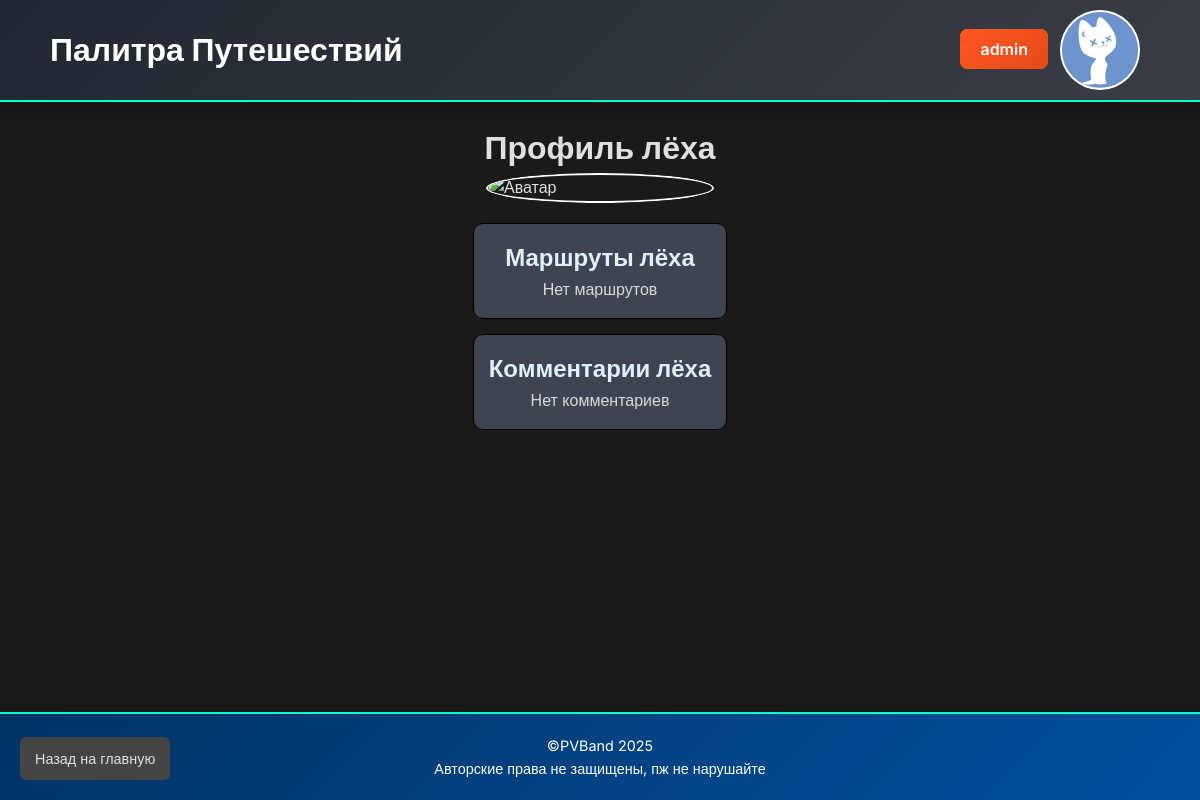
The app's page /user/2 (signed in), older data.
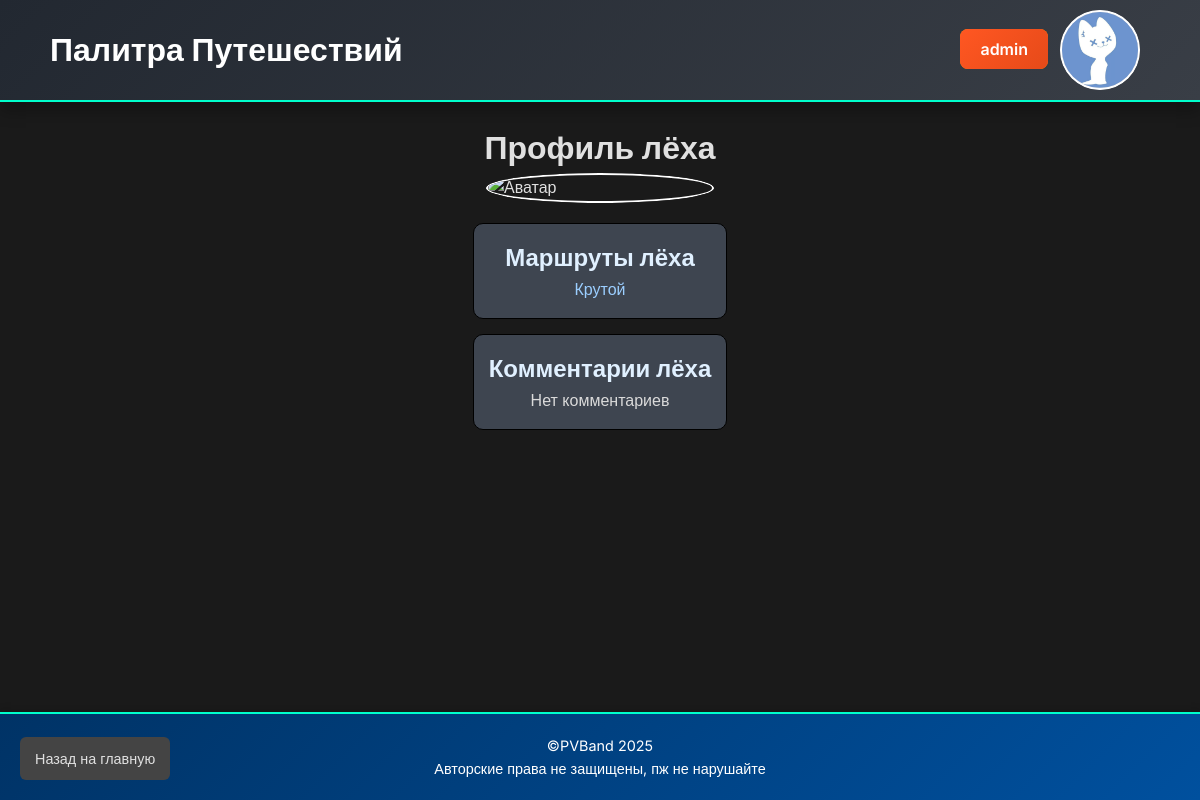
The same page, newer data.
### app.py (models this page shows, shortened)
class User(db.Model, UserMixin):
    id = db.Column(db.Integer, primary_key=True)
    username = db.Column(db.String(50), unique=True, nullable=False)
    password = db.Column(db.String(200), nullable=False)
    avatar_url = db.Column(db.String(300))
    is_moderator = db.Column(db.Boolean, default=False)
    is_admin = db.Column(db.Boolean, default=False)

class Route(db.Model):
    __tablename__ = 'route'
    id = db.Column(db.Integer, primary_key=True)
    title = db.Column(db.String(100), nullable=False)
    description = db.Column(db.Text)
    is_private = db.Column(db.Boolean, default=False)
    moderated = db.Column(db.Boolean, default=False)
    user_id = db.Column(db.Integer, db.ForeignKey('user.id'))
    photos = db.relationship('Photo', backref='route', lazy=True)
    comments = db.relationship('Comment', backref='route', lazy=True)
    changes = db.relationship('ChangeHistory', backref='route', lazy=True)
    landmarks = db.relationship('Landmark', backref='route', lazy=True)
    points = db.Column(db.Text, nullable=True)
    allMarkers = db.Column(db.Text, nullable=True)
    ratings = db.relationship('Rating', backref='route', lazy='dynamic')

### app.py (the view)
@app.route('/user/<int:user_id>')
@login_required
def user_profile(user_id):
    user = User.query.get_or_404(user_id)
    comments = Comment.query.filter_by(user_id=user.id).all()
    routes = Route.query.filter_by(user_id=user.id).all()
    return render_template('user_profile.html', user=user, comments=comments, routes=routes)

### app.py (called while the page is built)
@login_manager.user_loader
def load_user(user_id):
    return User.query.get(int(user_id))

### templates/user_profile.html (shortened to what this page needs)
<!DOCTYPE html>
<html lang="ru">
<head>
  <link rel="stylesheet" href="{{ url_for('static', filename='css/styles.css') }}">
  <link rel="stylesheet" href="{{ url_for('static', filename='css/user_profile.css') }}">
</head>
<body>
  <header>
    {% if current_user.is_authenticated and current_user.id == user.id %}
    <div class="header-container">
      <div class="site-title">
        <h1>Палитра Путешествий</h1>
      </div>
      <div class="user-actions">
          <div class="user-info">
            <div class="user-details">
              <a class="profile-link" href="{{ url_for('index') }}">На главную</a>
            </div>
          </div>
      </div>
    </div>
    {% else %}
    <div class="header-container">
      <div class="site-title">
        <h1>Палитра Путешествий</h1>
      </div>
      <div class="user-actions">
        {% if current_user.is_authenticated %}
          <div class="user-info">
            <div class="user-details">
              <a class="profile-link" href="{{ url_for('user_profile', user_id=current_user.id) }}">{{ current_user.username }}</a>
            </div>
            <div class="avatar">
              {% if current_user.avatar_url %}
                <img src="{{ current_user.avatar_url }}" alt="Аватар">
              {% else %}
                <img src="{{ url_for('static', filename='images/default-avatar.png') }}" alt="Аватар">
              {% endif %}
            </div>
          </div>
        {% else %}
          <a class="login-btn" href="{{ url_for('login') }}">Войти</a>
        {% endif %}
      </div>
    </div>
    {%endif%}
  </header>
  <main>
    <div style="text-align: center;">
      {% if current_user.is_authenticated and current_user.id == user.id %}
      <h1>Мой профиль</h1>
      {% else %}
      <h1>Профиль {{user.username}}</h1>
      {%endif%}
    </div>
      {% if current_user.is_authenticated and current_user.id == user.id %}
      <div class="avatar" id="avatar-container-profile">
          {% if user.avatar_url %}
            <img src="{{ user.avatar_url }}" alt="Аватар">
          {% else %}
            <img src="{{ url_for('static', filename='images/default-avatar.png') }}" alt="Аватар">
          {% endif %}
        </div>
        <form id="avatar-upload-form" action="{{ url_for('upload_avatar') }}" method="POST" enctype="multipart/form-data" class="upload-form">
          <input type="file" name="avatar" id="avatar-input" accept="image/*">
        </form>
      {% else %}
        <div class="avatar" id="avatar-container-profile">
          {% if user.avatar_url %}
            <img src="{{ user.avatar_url }}" alt="Аватар">
          {% else %}
            <img src="{{ url_for('static', filename='images/default-avatar.png') }}" alt="Аватар">
          {% endif %}
        </div>
      {% endif %}
    <div class="profile-section">
      {% if current_user.is_authenticated and current_user.id == user.id %}
      <h2>Мои маршруты</h2>
      {% else %}
      <h2>Маршруты {{user.username}}</h2>
      {%endif%}
      {% if routes %}
        <ul>
          {% for route in routes %}
            <li>
              <a href="{{ url_for('view_route', route_id=route.id) }}">{{ route.title }}</a>
            </li>
          {% endfor %}
        </ul>
      {% else %}
        <p>Нет маршрутов</p>
      {% endif %}
    </div>
    <div class="profile-section">
      {% if current_user.is_authenticated and current_user.id == user.id %}
      <h2>Мои комментарии</h2>
      {% else %}
      <h2>Комментарии {{user.username}}</h2>
      {%endif%}
      {% if comments %}
        <ul>
          {% for comment in comments %}
          <div class="comment">
            <p>{{ comment.text }}</p>
            <small>Оставлен для маршрута:
              <a href="/route/{{ comment.route.id }}">
                {{ comment.route.title }}
              </a> ({{ comment.created_at }})
            </small>
          </div>
          {% endfor %}
        </ul>
      {% else %}
        <p>Нет комментариев</p>
      {% endif %}
    </div>
    <a class="back btn" href="{{ url_for('index') }}">Назад на главную</a>
  </main>
  <footer>
    <p>&copy;PVBand {{ current_year if current_year is defined else 2025 }} </p>
    <p>Авторские права не защищены, пж не нарушайте</p>
  </footer>
</body>
</html>

### static/css/styles.css (style rules this page uses)
* { margin: 0; padding: 0; box-sizing: border-box; }
html { height: 100%; }
body { height: 100%; display: flex; flex-direction: column; font-family: 'Inter', sans-serif; background: #1a1a1a; color: #e0e0e0; line-height: 1.6; }
header { background: linear-gradient(135deg, #222831, #393e46); color: #fff; padding: 10px 0; box-shadow: 0 8px 16px rgba(0, 0, 0, 0.3); border-bottom: 2px solid #00ffcc; }
.user-info { display: flex; justify-content: flex-start; align-items: center; gap: 12px; }
.header-container { display: flex; justify-content: space-between; align-items: center; max-width: 1100px; margin: 0 auto; }
.site-title { display: flex; justify-content: flex-start; align-items: center; gap: 12px; }
.create-route-btn, .profile-link, .login-btn, .admin-btn { background: linear-gradient(135deg, #ff5722, #e64a19); color: #fff; padding: 10px 20px; border-radius: 8px; text-decoration: none; font-weight: 600; transition: background 0.3s, transform 0.3s, box-shadow 0.3s; }
footer p { color: #ffffff; font-size: 0.9em; }
.profile-link, .login-btn { background-color: #ff8c00; color: #fff; padding: 10px 20px; border-radius: 8px; text-decoration: none; font-weight: 600; transition: background-color 0.2s, transform 0.2s, box-shadow 0.2s; }
.avatar img { width: 50px; height: 50px; border-radius: 50%; object-fit: cover; border: 2px solid #fff; transition: transform 0.2s; }
.avatar#avatar-container-profile { width: 228px; height: auto; background: none !important; margin: auto; display: flex; justify-content: center; margin-bottom: 20px ; }
main { max-width: 1200px; margin: 20px auto; padding: 0 15px; flex: 1; }
.btn { display: inline-block; background-color: #228b22; color: #fff; border: none; padding: 8px 12px; border-radius: 8px; margin: 5px; cursor: pointer; font-size: 0.9em; transition: background-color 0.2s, transform 0.2s, box-shadow 0.2s; }
footer { background: linear-gradient(135deg, #003366, #00509e); color: #fff; text-align: center; padding: 20px; margin-top: auto; box-shadow: 0 -4px 6px rgba(0, 0, 0, 0.1); border-top: 2px solid #00ffcc; }
.profile-section { background: #3e4550 !important; margin: auto; text-align: center; border-color: #000000 !important; border-radius: 10px; }
.profile-section h2 { color: #e0f0ff; }
.profile-section a { color: #9bceff; }
.profile-section p { color: #dadada; }
.profile-section ul { list-style: none; }
.back.btn { position: fixed; bottom: 15px; left: 15px; background: #444; color: #e0e0e0; padding: 10px 15px; border-radius: 6px; font-size: 0.9em; text-decoration: none; z-index: 1000; transition: background 0.2s, transform 0.2s; }
a { text-decoration: none; color: inherit; }

### static/css/user_profile.css (style rules this page uses)
.profile-section { border: 1px solid #ddd; padding: 15px; margin-bottom: 15px; background: #fafafa; }
.avatar img { width: 100%; height: 100%; object-fit: cover; }

Row changes from the older to the newer data that the page shows:
added Route: title "Крутой"
Text that changed along with them:
text no longer shown: "Нет маршрутов"
